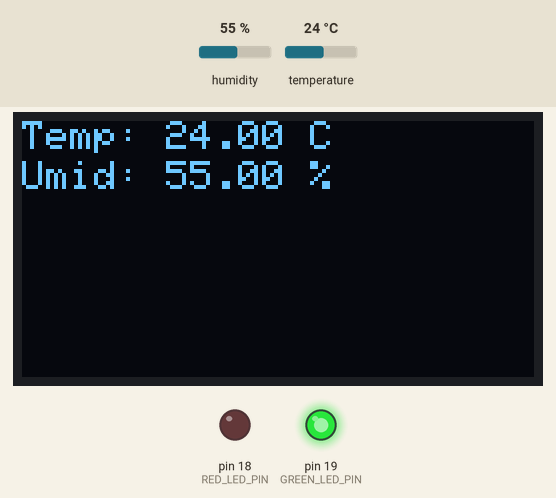
This sketch was run on a simulated Arduino Uno, built with avr-gcc and run on an emulated ATmega328P. Shown: 128×64 one-colour display, output pins drawn as LEDs (lit = HIGH). Inputs (shaded band) come from the test bench; at power-on: humidity 55 %, temperature 24 °C. The display library's start-up logo is not drawn.

Above: at 3.2 s.
3.3 s: humidity set to 59 %
At 4.7 s:
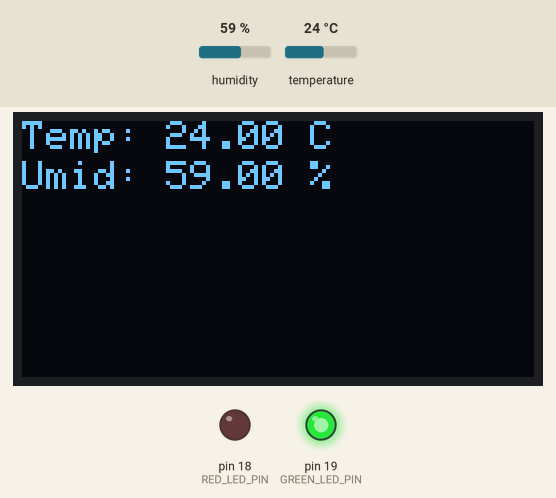
6.0 s: humidity set to 62 %
At 6.9 s:
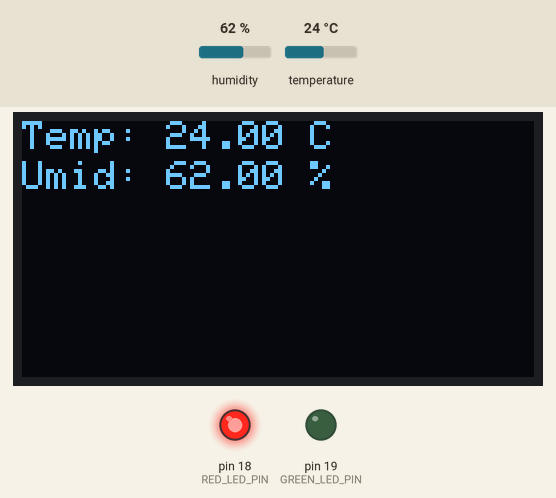
8.7 s: humidity set to 22 %
At 11.5 s:
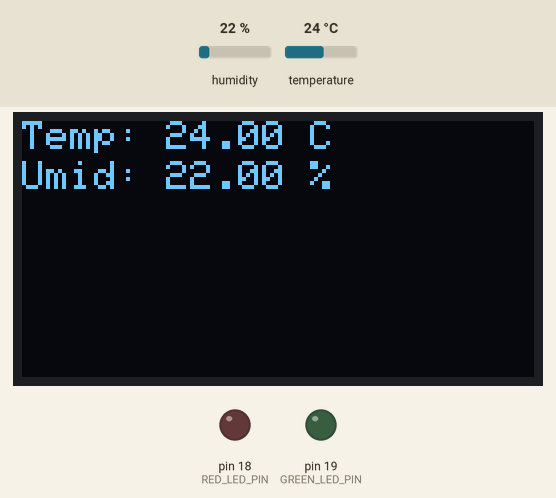
11.8 s: temperature set to 12 °C
At 13.8 s:
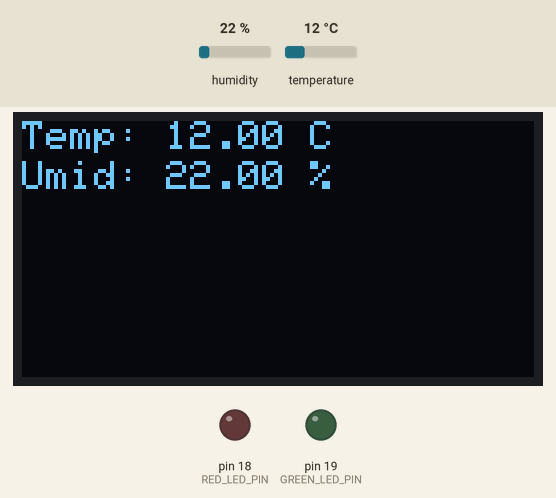
Timing chart, 0 to 15.3 s (numbered marks = the images above; inputs shaded):
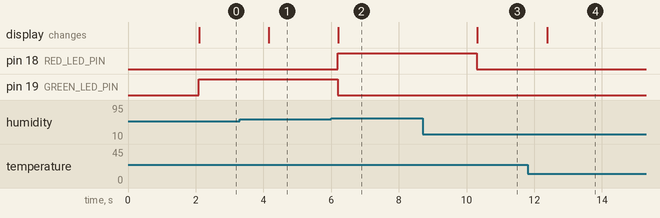

The sketch:

DHT11-Display-LEDs.ino
```cpp
#include <Wire.h>
#include <Adafruit_GFX.h>
#include <Adafruit_SSD1306.h>
#include <DHT.h>

#define DHTPIN 5
#define DHTTYPE DHT11

DHT dht(DHTPIN, DHTTYPE);

// Configuração do display OLED (endereço I2C, largura e altura)
#define SCREEN_WIDTH 128
#define SCREEN_HEIGHT 64
#define OLED_RESET    -1
Adafruit_SSD1306 display(SCREEN_WIDTH, SCREEN_HEIGHT, &Wire, OLED_RESET);

#define RED_LED_PIN 18             // LED vermelho no pino D18
#define GREEN_LED_PIN 19           // LED verde no pino D19

void setup() {
  // Inicializa o display OLED
  if (!display.begin(SSD1306_SWITCHCAPVCC, 0x3C)) {
    Serial.println(F("Falha ao iniciar o display OLED"));
    while (true); // Fica travado se falhar
  }
  display.display(); // Exibe o conteúdo inicial
  delay(2000);        // Aguarda 2 segundos

  dht.begin();

  pinMode(RED_LED_PIN, OUTPUT);
  pinMode(GREEN_LED_PIN, OUTPUT);

  Serial.begin(115200);
}

void loop() {
  float h = dht.readHumidity();          // Umidade
  float t = dht.readTemperature();       // Temperatura em Celsius

  if (isnan(h) || isnan(t)) {
    Serial.println(F("Falha ao ler do sensor DHT"));
    return;
  }

  display.clearDisplay();

  display.setTextSize(1);                 // Tamanho do texto
  display.setTextColor(SSD1306_WHITE);    // Cor do texto
  display.setCursor(0, 0);                // Posição inicial do texto

  display.print(F("Temp: "));
  display.print(t);
  display.print(F(" C"));
  display.setCursor(0, 10);               // Move para a próxima linha
  display.print(F("Umid: "));
  display.print(h);
  display.print(F(" %"));

  if (t > 35 || h > 60) {
    // Temperatura > 35°C ou Umidade > 60% -> Acende LED vermelho
    digitalWrite(RED_LED_PIN, HIGH);
    digitalWrite(GREEN_LED_PIN, LOW);
  } else if (t < 35 && h >= 30 && h <= 60) {
    // Temperatura < 35°C e Umidade entre 30% e 60% -> Acende LED verde
    digitalWrite(RED_LED_PIN, LOW);
    digitalWrite(GREEN_LED_PIN, HIGH);
  } else {
    // Fora dos intervalos definidos -> Apaga ambos os LEDs
    digitalWrite(RED_LED_PIN, LOW);
    digitalWrite(GREEN_LED_PIN, LOW);
  }

  display.display();

  delay(2000);
}
```

Measured:
- the behaviour switches between 60 and 61 % on humidity (found by bisection; images 1 and 2)
- after the input at 3.3 s, the display: changes after 0.86 s (image 1)
- after the input at 6.0 s, pin 18 (RED_LED_PIN): LOW → HIGH after 0.19 s; pin 19 (GREEN_LED_PIN): HIGH → LOW after 0.19 s; the display: changes after 0.22 s (image 2)
- after the input at 8.7 s, pin 18 (RED_LED_PIN): HIGH → LOW after 1.6 s; the display: changes after 1.6 s (image 3)
- after the input at 11.8 s, the display: changes after 0.58 s (image 4)
